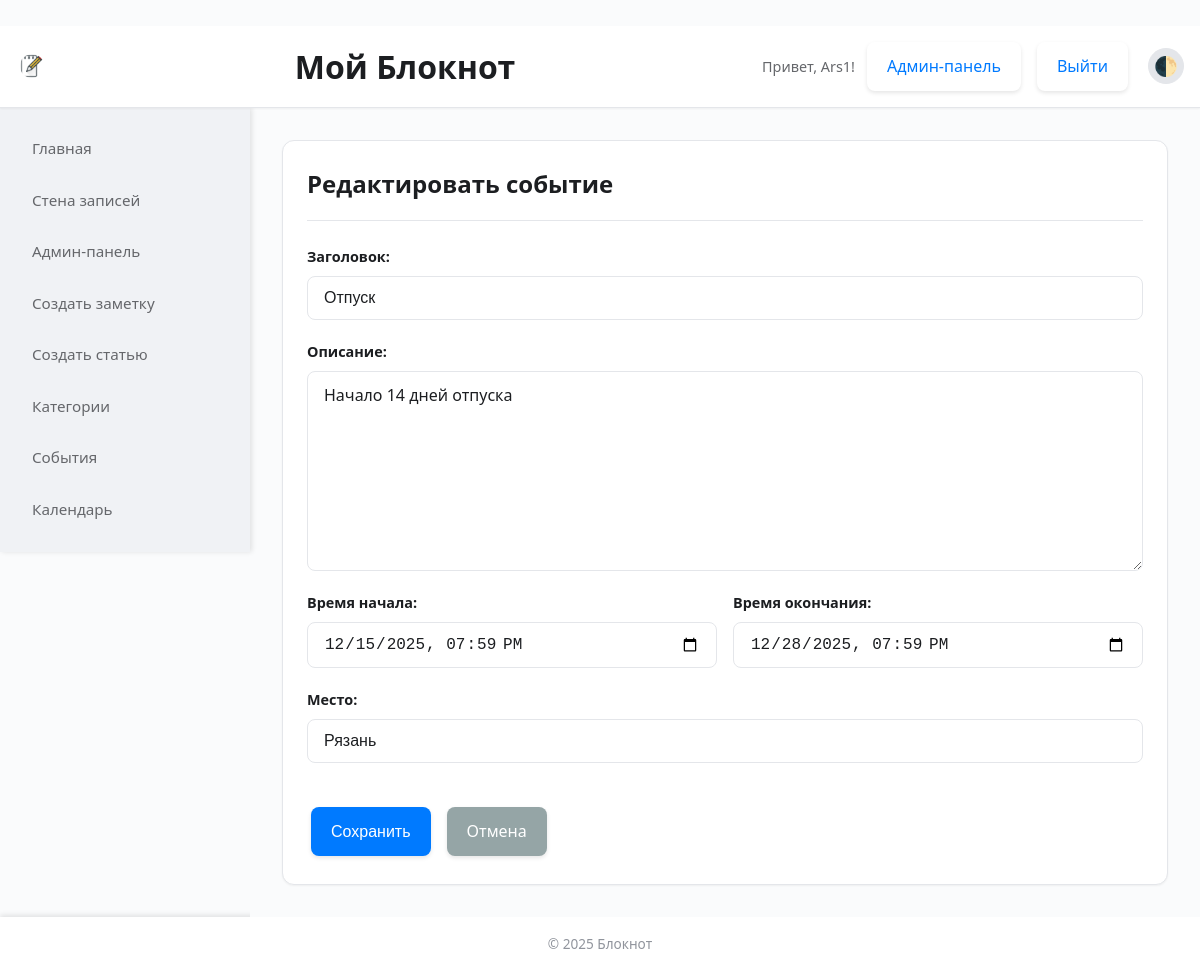
Screenshot of /events/edit/1 (signed in) with the database file from the repository.
### models.py (models this page shows, shortened)
class User(UserMixin, db.Model):
    id = db.Column(db.Integer, primary_key=True)
    username = db.Column(db.String(80), unique=True, nullable=False)
    password_hash = db.Column(db.String(120), nullable=False)
    is_admin = db.Column(db.Boolean, default=False) # По умолчанию False

class Event(db.Model):
    id = db.Column(db.Integer, primary_key=True)
    title = db.Column(db.String(200), nullable=False)
    description = db.Column(db.Text, nullable=True)
    start_time = db.Column(db.DateTime, nullable=False) # Начало события
    end_time = db.Column(db.DateTime, nullable=True) # Окончание события (может быть None)
    location = db.Column(db.String(300), nullable=True) # Место проведения
    created_at = db.Column(db.DateTime, default=datetime.utcnow)
    updated_at = db.Column(db.DateTime, default=datetime.utcnow, onupdate=datetime.utcnow)
    user_id = db.Column(db.Integer, db.ForeignKey('user.id'), nullable=False)
    user = db.relationship('User', backref=db.backref('events', lazy=True))

### app.py (the view, shortened to what this page needs)
@app.route('/events/edit/<int:id>', methods=['GET', 'POST'])
@login_required
def edit_event(id):
    event = Event.query.filter_by(id=id, user_id=current_user.id).first_or_404() # Проверяем владельца
    return render_template('edit_event.html', event=event)

### app.py (called while the page is built)
@login_manager.user_loader
def load_user(user_id):
    return User.query.get(int(user_id))

### templates/edit_event.html (shortened to what this page needs)
{% extends "base.html" %}
{% block sidebar %}
    {% include 'sidebar.html' %}
{% endblock %}
{% block content %}
<div class="content-card">
    <div class="card-header">
        <h2>{{ "Редактировать событие" if event.id else "Создать событие" }}</h2>
    </div>
    <form method="POST" class="note-form">
        <div class="form-group">
            <label for="title">Заголовок:</label>
            <input type="text" id="title" name="title" value="{{ event.title }}" required class="form-input">
        </div>
        <div class="form-group">
            <label for="description">Описание:</label>
            <textarea id="description" name="description" class="form-textarea">{{ event.description or '' }}</textarea>
        </div>
        <div class="form-row">
            <div class="form-group">
                <label for="start_time">Время начала:</label>
                <input type="datetime-local" id="start_time" name="start_time" value="{{ event.start_time.strftime('%Y-%m-%dT%H:%M') if event.start_time else '' }}" required class="form-input">
            </div>
            <div class="form-group">
                <label for="end_time">Время окончания:</label>
                <input type="datetime-local" id="end_time" name="end_time" value="{{ event.end_time.strftime('%Y-%m-%dT%H:%M') if event.end_time else '' }}" class="form-input">
            </div>
        </div>
        <div class="form-group">
            <label for="location">Место:</label>
            <input type="text" id="location" name="location" value="{{ event.location or '' }}" class="form-input">
        </div>
        <div class="form-actions">
            <button type="submit" class="btn btn-primary">Сохранить</button>
            <a href="{{ url_for('list_events') }}" class="btn btn-cancel">Отмена</a>
        </div>
    </form>
</div>
{% endblock %}

### templates/base.html (shortened to what this page needs)
<!DOCTYPE html>
<html lang="ru">
<head>
    <link rel="stylesheet" href="{{ url_for('static', filename='css/style.css') }}">
    <link rel="stylesheet" href="{{ url_for('static', filename='izitoast/iziToast.min.css') }}">
</head>
<body>
    <header class="app-header">
        <div class="app-header-content">
            <img src="{{ url_for('static', filename='icons/note-1.png') }}" alt="Логотип" class="app-logo">
            <h1>Мой Блокнот</h1>
            <div class="auth-info">
                {% if current_user.is_authenticated %}
                    <span>Привет, {{ current_user.username }}!</span>
                    {% if current_user.is_admin %}
                        <a href="{{ url_for('admin_index') }}" class="btn btn-auth btn-auth-secondary">Админ-панель</a>
                    {% endif %}
                    <a href="{{ url_for('logout') }}" class="btn btn-auth btn-auth-secondary">Выйти</a>
                {% else %}
                    <a href="{{ url_for('login') }}" class="btn btn-auth btn-auth-secondary">Войти</a>
                    <a href="{{ url_for('register') }}" class="btn btn-auth btn-auth-primary">Регистрация</a>
                {% endif %}
                <button class="theme-toggle-btn" onclick="toggleTheme()" aria-label="Переключить тему">🌓</button>
            </div>
        </div>
    </header>
    <div class="app-container">
        {% block sidebar %}{% endblock %}
        <main class="app-main">
            {% block content %}{% endblock %}
        </main>
    </div>
    <footer class="app-footer">
        <p>&copy; 2025 Блокнот</p>
    </footer>
</body>
</html>

### rows the page displays
User: username "Ars1"
Event: title "Отпуск", description "Начало 14 дней отпуска", start_time "12/15/2025 19:59", end_time "12/28/2025 19:59", location "Рязань"

### other values shown
{{ "Редактировать событие" if event.id else "Создать событие" }} "Редактировать событие"
